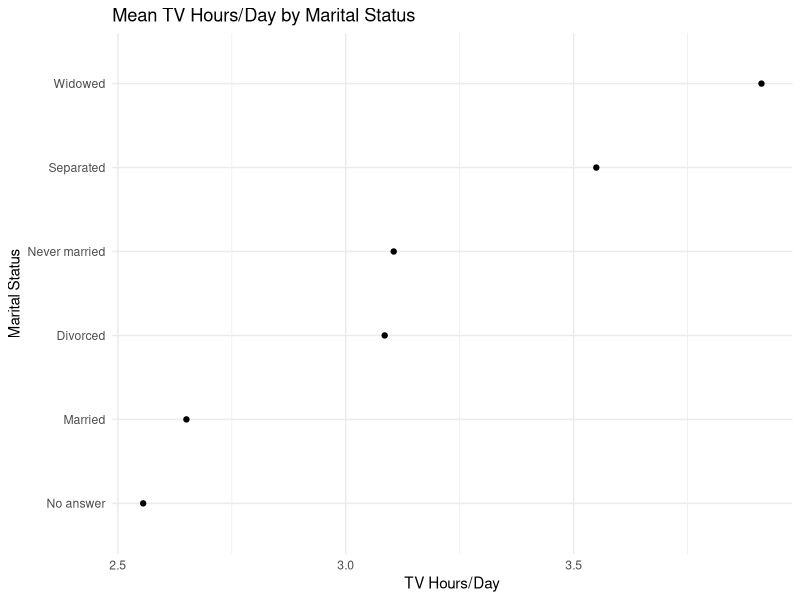
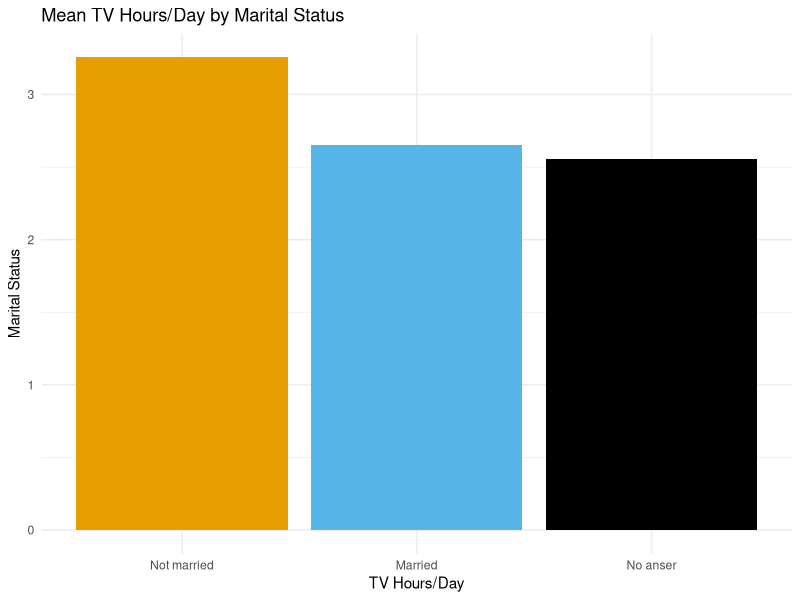

Write R code to recreate these figures, in order.
## ---- chunk 1
knitr::opts_chunk$set(echo = TRUE)

library(tidyverse)
library(ggthemes)

theme_set(theme_minimal())

## ---- chunk 2

gss_cat %>%
  drop_na(tvhours) %>%
  group_by(marital) %>%
  summarise(tvhours_mean = mean(tvhours)) %>%
  ggplot(aes(tvhours_mean, fct_reorder(marital, tvhours_mean))) +
  geom_point() +
  labs(y = "Marital Status",
       x = "TV Hours/Day",
       title = "Mean TV Hours/Day by Marital Status")

## ---- chunk 3

levels(gss_cat$marital)
table(gss_cat$marital)

gss_cat %>% 
  count(marital)

gss_cat %>% 
  mutate(marital = fct_collapse(marital,
                                "Not married" = c("Never married", "Separated", "Divorced", "Widowed"),
                                "Married" = c("Married"),
                                "No anser" = c("No answer"))) %>% 
  group_by(marital) %>% 
  summarise(tvhours_mean = mean(tvhours, na.rm = TRUE)) %>%
  ggplot(aes(fct_relevel(marital, "Not married", "Married"), tvhours_mean)) +
  geom_col(aes(fill = marital)) +
  scale_fill_colorblind() +
  labs(y = "Marital Status",
       x = "TV Hours/Day",
       title = "Mean TV Hours/Day by Marital Status") +
  theme(legend.position = "none")

